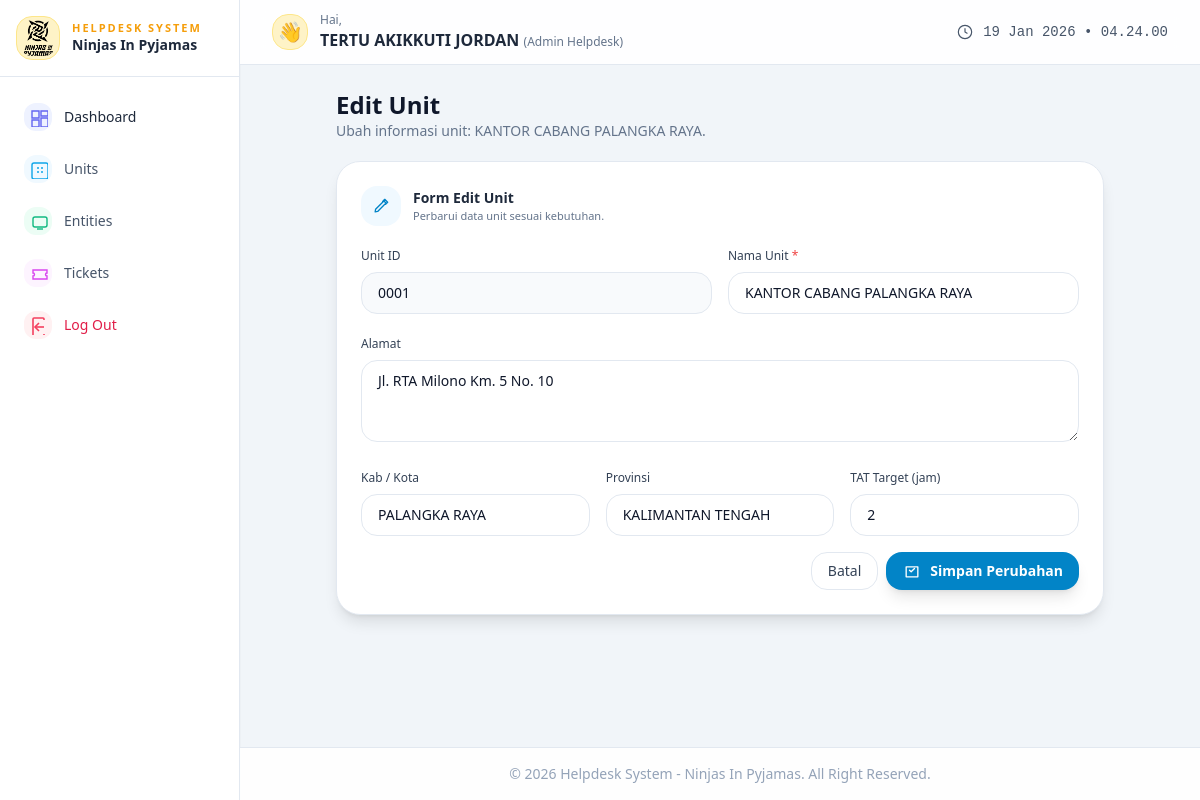
The page /admin/units_edit.php?id=3 (signed in) on the database its author committed.
### tables this page shows
CREATE TABLE `units` (
  `id` int(10) UNSIGNED NOT NULL,
  `unit_id` varchar(50) NOT NULL,
  `nama_unit` varchar(200) NOT NULL,
  `alamat` text DEFAULT NULL,
  `kab_kota` varchar(100) DEFAULT NULL,
  `provinsi` varchar(100) DEFAULT NULL,
  `tat_target` int(10) UNSIGNED DEFAULT NULL,
  `entity_count` int(10) UNSIGNED NOT NULL DEFAULT 0,
  `created_at` timestamp NOT NULL DEFAULT current_timestamp(),
  `updated_at` timestamp NOT NULL DEFAULT current_timestamp() ON UPDATE current_timestamp()
);

### public/admin/units_edit.php (the view, shortened to what this page needs)
<?php
$pdo = db();
$id = isset($_GET['id']) ? (int) $_GET['id'] : 0;
$stmt = $pdo->prepare("SELECT * FROM units WHERE id = :id LIMIT 1");
$stmt->execute([':id' => $id]);
$unit = $stmt->fetch();
$unit_id   = $unit['unit_id'] ?? '';
$nama_unit = $unit['nama_unit'] ?? '';
$alamat    = $unit['alamat'] ?? '';
$kab_kota  = $unit['kab_kota'] ?? '';
$provinsi  = $unit['provinsi'] ?? '';
$tat_target_raw = $unit['tat_target'] !== null ? (string)$unit['tat_target'] : '';
?>
<!DOCTYPE html>
<html lang="id">
<head>
    <script src="https://cdn.tailwindcss.com"></script>
</head>
<body class="min-h-screen bg-slate-100 text-slate-900 antialiased">
<div class="min-h-screen flex">
    <?php include __DIR__ . '/sidebar_admin.php'; ?>
    <div class="flex-1 flex flex-col">
        <?php include __DIR__ . '/header_admin.php'; ?>
        <main class="flex-1 px-4 md:px-6 lg:px-8 py-6 fade-in-soft-delayed">
            <div class="max-w-3xl mx-auto space-y-5">
                <div class="flex items-center justify-between gap-3">
                    <div>
                        <h1 class="text-xl md:text-2xl font-semibold">Edit Unit</h1>
                        <p class="text-xs md:text-sm text-slate-500">
                            Ubah informasi unit: <?= htmlspecialchars($nama_unit, ENT_QUOTES, 'UTF-8'); ?>.
                        </p>
                    </div>
                </div>
                <div class="bg-white rounded-3xl shadow-lg border border-slate-200 p-5 md:p-6 fade-in-soft">
                    <div class="flex items-center gap-3 mb-4">
                        <div class="inline-flex items-center justify-center w-10 h-10 rounded-2xl bg-sky-50 text-sky-600">
                        </div>
                        <div>
                            <p class="text-sm font-semibold text-slate-800">Form Edit Unit</p>
                            <p class="text-[11px] text-slate-500">Perbarui data unit sesuai kebutuhan.</p>
                        </div>
                    </div>
                    <form method="post" class="space-y-4">
                        <div class="grid grid-cols-1 md:grid-cols-2 gap-4">
                            <div class="space-y-1.5">
                                <label for="unit_id" class="text-xs font-medium text-slate-700">
                                    Unit ID
                                </label>
                                <input
                                    type="text"
                                    id="unit_id"
                                    name="unit_id"
                                    value="<?= htmlspecialchars($unit_id, ENT_QUOTES, 'UTF-8'); ?>"
                                    class="w-full rounded-2xl border border-slate-200 bg-slate-50 px-4 py-2.5 text-xs md:text-sm
                                           outline-none focus:ring-2 focus:ring-sky-500/40 focus:border-sky-500
                                           placeholder:text-slate-400"
                                    placeholder="Misal: UNIT-001"
                                >
                            </div>
                            <div class="space-y-1.5">
                                <label for="nama_unit" class="text-xs font-medium text-slate-700">
                                    Nama Unit <span class="text-red-500">*</span>
                                </label>
                                <input
                                    type="text"
                                    id="nama_unit"
                                    name="nama_unit"
                                    required
                                    value="<?= htmlspecialchars($nama_unit, ENT_QUOTES, 'UTF-8'); ?>"
                                    class="w-full rounded-2xl border border-slate-200 bg-white px-4 py-2.5 text-xs md:text-sm
                                           outline-none focus:ring-2 focus:ring-sky-500/40 focus:border-sky-500
                                           placeholder:text-slate-400"
                                >
                            </div>
                        </div>
                        <div class="space-y-1.5">
                            <label for="alamat" class="text-xs font-medium text-slate-700">
                                Alamat
                            </label>
                            <textarea
                                id="alamat"
                                name="alamat"
                                rows="3"
                                class="w-full rounded-2xl border border-slate-200 bg-white px-4 py-2.5 text-xs md:text-sm
                                       outline-none focus:ring-2 focus:ring-sky-500/40 focus:border-sky-500
                                       placeholder:text-slate-400"
                            ><?= htmlspecialchars($alamat, ENT_QUOTES, 'UTF-8'); ?></textarea>
                        </div>
                        <div class="grid grid-cols-1 md:grid-cols-3 gap-4">
                            <div class="space-y-1.5">
                                <label for="kab_kota" class="text-xs font-medium text-slate-700">
                                    Kab / Kota
                                </label>
                                <input
                                    type="text"
                                    id="kab_kota"
                                    name="kab_kota"
                                    value="<?= htmlspecialchars($kab_kota, ENT_QUOTES, 'UTF-8'); ?>"
                                    class="w-full rounded-2xl border border-slate-200 bg-white px-4 py-2.5 text-xs md:text-sm
                                           outline-none focus:ring-2 focus:ring-sky-500/40 focus:border-sky-500
                                           placeholder:text-slate-400"
                                >
                            </div>
                            <div class="space-y-1.5">
                                <label for="provinsi" class="text-xs font-medium text-slate-700">
                                    Provinsi
                                </label>
                                <input
                                    type="text"
                                    id="provinsi"
                                    name="provinsi"
                                    value="<?= htmlspecialchars($provinsi, ENT_QUOTES, 'UTF-8'); ?>"
                                    class="w-full rounded-2xl border border-slate-200 bg-white px-4 py-2.5 text-xs md:text-sm
                                           outline-none focus:ring-2 focus:ring-sky-500/40 focus:border-sky-500
                                           placeholder:text-slate-400"
                                >
                            </div>
                            <div class="space-y-1.5">
                                <label for="tat_target" class="text-xs font-medium text-slate-700">
                                    TAT Target (jam)
                                </label>
                                <input
                                    type="number"
                                    min="0"
                                    id="tat_target"
                                    name="tat_target"
                                    value="<?= htmlspecialchars($tat_target_raw, ENT_QUOTES, 'UTF-8'); ?>"
                                    class="w-full rounded-2xl border border-slate-200 bg-white px-4 py-2.5 text-xs md:text-sm
                                           outline-none focus:ring-2 focus:ring-sky-500/40 focus:border-sky-500
                                           placeholder:text-slate-400"
                                >
                            </div>
                        </div>
                        <div class="mt-4 flex flex-col sm:flex-row justify-end gap-2">
                            <a href="units.php"
                               class="inline-flex items-center justify-center gap-2 rounded-2xl border border-slate-200
                                      bg-white px-4 py-2 text-xs md:text-sm font-medium text-slate-700
                                      hover:bg-slate-50 hover:border-slate-300 transition">
                                Batal
                            </a>
                            <button type="submit"
                                    class="inline-flex items-center justify-center gap-2 rounded-2xl bg-sky-600 px-4 py-2
                                           text-xs md:text-sm font-semibold text-white shadow-lg hover:bg-sky-500
                                           hover:shadow-xl hover:-translate-y-[1px] active:translate-y-0 transition">
                                <svg xmlns="http://www.w3.org/2000/svg" class="w-4 h-4 md:w-5 md:h-5" viewBox="0 0 24 24" fill="none">
                                    <path d="M5 7H19V19H5V7Z" stroke="currentColor" stroke-width="1.6" stroke-linejoin="round"/>
                                    <path d="M9 11L11 13L15 9" stroke="currentColor" stroke-width="1.6" stroke-linecap="round" stroke-linejoin="round"/>
                                </svg>
                                Simpan Perubahan
                            </button>
                        </div>
                    </form>
                </div>
            </div>
        </main>
        <?php include __DIR__ . '/footer_admin.php'; ?>
    </div>
</div>
</body>
</html>

### public/admin/units_edit.php (style rules this page uses)
.fade-in-soft { animation: fadeInUpSoft 0.7s cubic-bezier(0.22, 0.61, 0.36, 1) forwards; }
.fade-in-soft-delayed { animation: fadeInUpSoft 0.9s cubic-bezier(0.22, 0.61, 0.36, 1) 0.1s forwards; }

### rows shown on the page
units: nama_unit "KANTOR CABANG PALANGKA RAYA", unit_id "0001", alamat "Jl. RTA Milono Km. 5 No. 10", kab_kota "PALANGKA RAYA", provinsi "KALIMANTAN TENGAH", tat_target "2"

### other values the page prints
$fullname "TERTU AKIKKUTI JORDAN"
$roleLabel "Admin Helpdesk"
